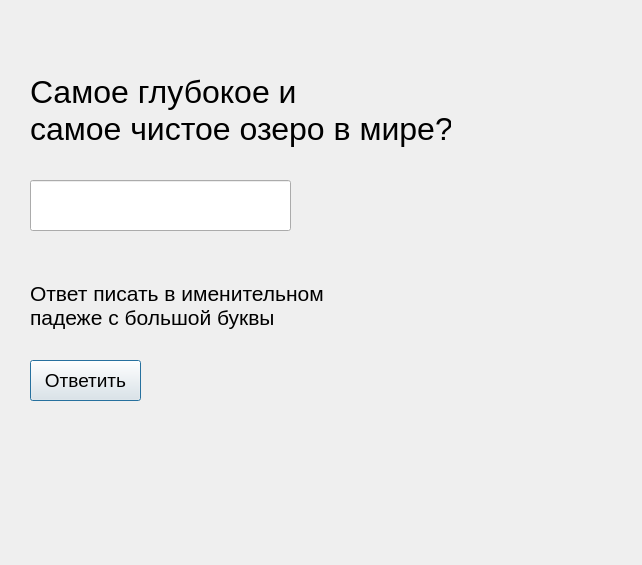
<?xml version="1.0" encoding="UTF-8"?>
<ui version="4.0">
 <class>Dialog</class>
 <widget class="QDialog" name="Dialog">
  <property name="geometry">
   <rect>
    <x>0</x>
    <y>0</y>
    <width>642</width>
    <height>565</height>
   </rect>
  </property>
  <property name="windowTitle">
   <string>Dialog</string>
  </property>
  <widget class="QLabel" name="label">
   <property name="geometry">
    <rect>
     <x>30</x>
     <y>60</y>
     <width>421</width>
     <height>101</height>
    </rect>
   </property>
   <property name="font">
    <font>
     <pointsize>24</pointsize>
    </font>
   </property>
   <property name="text">
    <string>Самое глубокое и
самое чистое озеро в мире?</string>
   </property>
  </widget>
  <widget class="QLineEdit" name="lineEdit">
   <property name="geometry">
    <rect>
     <x>30</x>
     <y>180</y>
     <width>261</width>
     <height>51</height>
    </rect>
   </property>
   <property name="font">
    <font>
     <pointsize>16</pointsize>
    </font>
   </property>
  </widget>
  <widget class="QLabel" name="label_2">
   <property name="geometry">
    <rect>
     <x>30</x>
     <y>260</y>
     <width>301</width>
     <height>91</height>
    </rect>
   </property>
   <property name="font">
    <font>
     <pointsize>16</pointsize>
    </font>
   </property>
   <property name="text">
    <string>Ответ писать в именительном
падеже с большой буквы</string>
   </property>
  </widget>
  <widget class="QPushButton" name="pushButton">
   <property name="geometry">
    <rect>
     <x>30</x>
     <y>360</y>
     <width>111</width>
     <height>41</height>
    </rect>
   </property>
   <property name="font">
    <font>
     <pointsize>14</pointsize>
    </font>
   </property>
   <property name="text">
    <string>Ответить</string>
   </property>
  </widget>
 </widget>
 <resources/>
 <connections/>
</ui>
